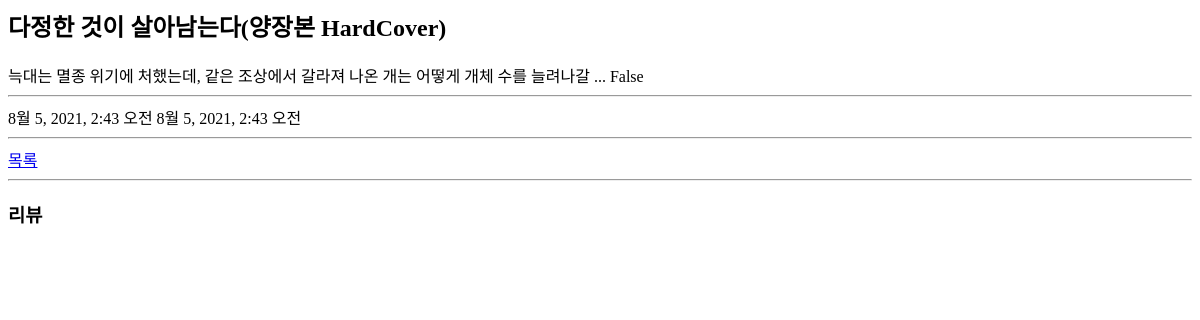
The page /shop/1/ on the database as committed earlier.
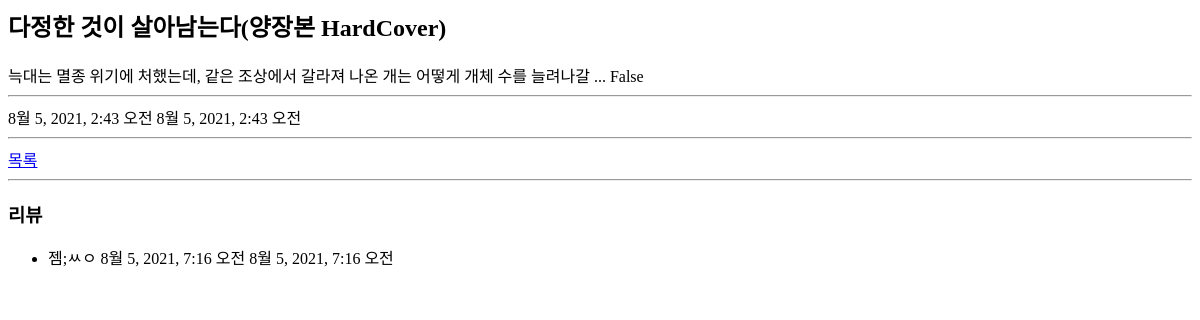
The same page on the database as committed later.
### shop/models.py (models this page shows)
class Review(models.Model):
    message = models.TextField()
    item = models.ForeignKey(Item, on_delete=models.CASCADE)
    created_at = models.DateTimeField(auto_now_add=True)
    updated_at = models.DateTimeField(auto_now=True)

### shop/views.py (the view)
# urls.py: path("<int:pk>/", views.item_detail, name="item_detail"),
def item_detail(request, pk: int):
    item = Item.objects.get(pk=pk)
    return render(request, "shop/item_detail.html", {"item": item,})

### shop/templates/shop/item_detail.html (shortened to what this page needs)
<h2>{{ item.name }}</h2>
{{ item.desc }}
{{ item.is_public }}
<hr />
{{ item.created_at }}
{{ item.updated_at }}
<hr />
<a href="/shop/">목록</a>
<hr />
<h3>리뷰</h3>
<ul>
    {% for review in item.review_set.all %}
    <li>
        {{ review.message }}
        {{ review.created_at }}
        {{ review.updated_at }}
    </li>
    {% endfor %}
</ul>

Rows that differ between the two databases and show on the page:
added Review: message "젬;ㅆㅇ", created_at "8월 5, 2021, 7:16 오전", updated_at "8월 5, 2021, 7:16 오전"
